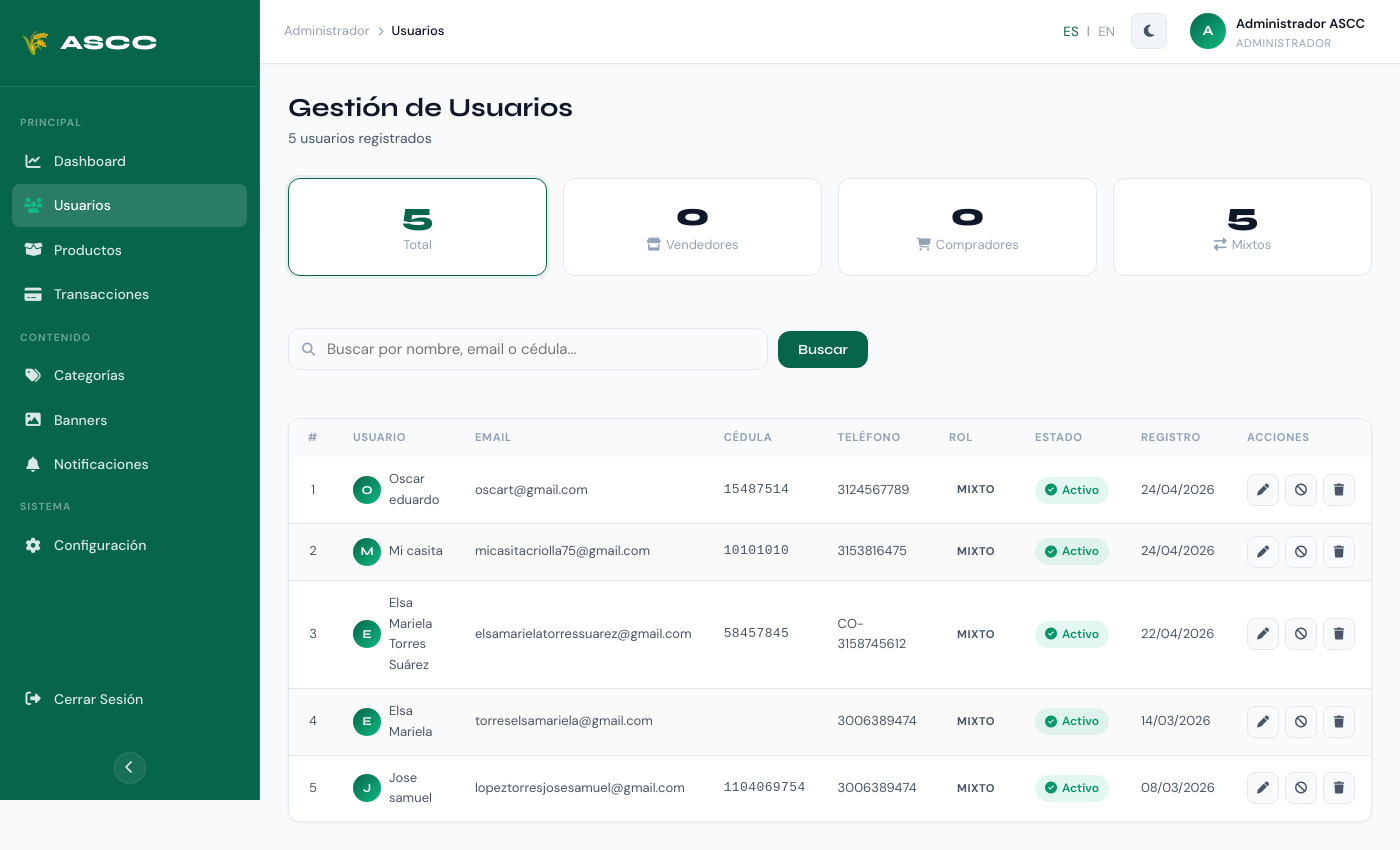
Page /admin/users.php (signed in) on the committed database.
### tables this page shows
CREATE TABLE `usuarios` (
  `id_usuario` int(11) NOT NULL,
  `nombre` varchar(100) NOT NULL,
  `apellido` varchar(100) DEFAULT NULL,
  `bio` text DEFAULT NULL,
  `email` varchar(100) NOT NULL,
  `email_verificado` tinyint(1) NOT NULL DEFAULT 0,
  `foto_perfil` varchar(255) DEFAULT NULL,
  `password` varchar(255) NOT NULL,
  `telefono` varchar(20) NOT NULL,
  `indicativo` varchar(5) NOT NULL DEFAULT '+57',
  `departamento` varchar(80) DEFAULT NULL,
  `municipio` varchar(80) DEFAULT NULL,
  `vereda` varchar(100) DEFAULT NULL,
  `notif_mensajes` tinyint(1) NOT NULL DEFAULT 1,
  `notif_ventas` tinyint(1) NOT NULL DEFAULT 1,
  `notif_visitas` tinyint(1) NOT NULL DEFAULT 0,
  `notif_promociones` tinyint(1) NOT NULL DEFAULT 0,
  `cedula` varchar(20) NOT NULL,
  `tipo_documento` enum('CC','NIT','PP','CE') NOT NULL DEFAULT 'CC',
  `rol` enum('vendedor','comprador','mixto','admin') NOT NULL DEFAULT 'vendedor',
  `estado` enum('activo','inactivo','suspendido') NOT NULL DEFAULT 'activo',
  `fecha_registro` timestamp NOT NULL DEFAULT current_timestamp()
);

### admin/users.php (the view, shortened to what the rows shown need)
<?php
$lang_code = $_SESSION['lang'] ?? $_COOKIE['ag_lang'] ?? 'es';
$lang_file = __DIR__ . "/lang/{$lang_code}.php";
$lang  = require $lang_file;
$theme = $_COOKIE['ag_theme'] ?? 'light';
$theme = in_array($theme, ['light', 'dark']) ? $theme : 'light';
require_once __DIR__ . '/../config/database.php';
$search     = trim($_GET['search'] ?? '');
$page       = max(1, (int)($_GET['page'] ?? 1));
$per_page   = 15;
$offset     = ($page - 1) * $per_page;
$where_parts = ["rol != 'admin'"];
$params      = [];
$where_sql = 'WHERE ' . implode(' AND ', $where_parts);
$params[':limit']  = $per_page;
$params[':offset'] = $offset;
$stmt = $conexion->prepare(
    "SELECT id_usuario, nombre, email, telefono, cedula, rol, estado, fecha_registro
     FROM   usuarios
     {$where_sql}
     ORDER  BY fecha_registro DESC
     LIMIT  :limit OFFSET :offset"
);
foreach ($params as $key => $val) {
    $type = ($key === ':limit' || $key === ':offset') ? PDO::PARAM_INT : PDO::PARAM_STR;
    $stmt->bindValue($key, $val, $type);
}
$stmt->execute();
$users = $stmt->fetchAll();
?>
<!DOCTYPE html>
<html lang="<?= htmlspecialchars($lang_code) ?>" data-theme="<?= htmlspecialchars($theme) ?>">
<head>
    <link rel="stylesheet" href="https://cdnjs.cloudflare.com/ajax/libs/font-awesome/6.5.0/css/all.min.css">
    <link rel="stylesheet" href="assets/css/admin-dashboard.css">
    <link rel="stylesheet" href="assets/css/admin-users.css">
</head>
<body>
    <main class="ag-main" id="agMain">
        <div class="ag-dashboard-body">
            <div class="ag-page-header">
                <div>
                    <h1 class="ag-page-header__title"><?= $lang['users_page_title'] ?></h1>
                </div>
            </div>
            <div class="ag-table-card">
                <div class="ag-table-card__body">
                    <table class="ag-table au-table">
                        <thead>
                            <tr>
                                <th>#</th>
                                <th><?= $lang['users_col_user'] ?></th>
                                <th><?= $lang['users_col_email'] ?></th>
                                <th><?= $lang['users_col_cedula'] ?></th>
                                <th><?= $lang['users_col_phone'] ?></th>
                                <th><?= $lang['users_col_role'] ?></th>
                                <th><?= $lang['users_col_status'] ?></th>
                                <th><?= $lang['users_col_registered'] ?></th>
                                <th><?= $lang['users_col_actions'] ?></th>
                            </tr>
                        </thead>
                        <tbody>
                            <?php if (empty($users)): ?>
                                <tr>
                                    <td colspan="9" class="au-empty">
                                        <i class="fas fa-users-slash"></i>
                                        <span><?= $lang['users_empty'] ?><?= $search ? ' "' . htmlspecialchars($search) . '"' : '' ?></span>
                                    </td>
                                </tr>
                            <?php else: ?>
                                <?php foreach ($users as $i => $u): ?>
                                    <tr class="<?= $u['estado'] === 'bloqueado' ? 'au-row--blocked' : '' ?>">
                                        <td class="au-table__num"><?= $offset + $i + 1 ?></td>
                                        <td>
                                            <div class="ag-table__user">
                                                <div
                                                    class="ag-avatar ag-avatar--sm <?= $u['estado'] === 'bloqueado' ? 'ag-avatar--blocked' : '' ?>">
                                                    <?= strtoupper(substr($u['nombre'], 0, 1)) ?>
                                                </div>
                                                <span><?= htmlspecialchars($u['nombre']) ?></span>
                                            </div>
                                        </td>
                                        <td class="au-table__email"><?= htmlspecialchars($u['email']) ?></td>
                                        <td class="au-table__cedula"><?= htmlspecialchars($u['cedula']) ?></td>
                                        <td><?= htmlspecialchars($u['telefono']) ?></td>
                                        <td>
                                            <span class="ag-role-badge ag-role-badge--<?= $u['rol'] ?>">
                                                <?= $lang['role_' . $u['rol']] ?? $u['rol'] ?>
                                            </span>
                                        </td>
                                        <td>
                                            <span class="au-estado-badge au-estado-badge--<?= $u['estado'] ?>">
                                                <i
                                                    class="fas <?= $u['estado'] === 'activo' ? 'fa-check-circle' : 'fa-ban' ?>"></i>
                                                <?= $u['estado'] === 'activo' ? $lang['users_status_active'] : $lang['users_status_blocked'] ?>
                                            </span>
                                        </td>
                                        <td class="au-table__date"><?= date('d/m/Y', strtotime($u['fecha_registro'])) ?></td>
                                        <td>
                                            <div class="au-actions">
                                                <button class="au-action-btn au-action-btn--edit"
                                                    title="<?= $lang['users_action_edit'] ?>" onclick="openEditModal(<?= htmlspecialchars(json_encode([
                                                                                                                            'id'       => $u['id_usuario'],
                                                                                                                            'nombre'   => $u['nombre'],
                                                                                                                            'email'    => $u['email'],
                                                                                                                            'telefono' => $u['telefono'],
                                                                                                                            'cedula'   => $u['cedula'],
                                                                                                                            'rol'      => $u['rol'],
                                                                                                                        ])) ?>)">
                                                    <i class="fas fa-pen"></i>
                                                </button>
                                                <form method="POST" style="display:inline">
                                                    <button type="submit"
                                                        class="au-action-btn <?= $u['estado'] === 'activo' ? 'au-action-btn--block' : 'au-action-btn--unblock' ?>"
                                                        title="<?= $u['estado'] === 'activo' ? $lang['users_action_block'] : $lang['users_action_unblock'] ?>"
                                                        onclick="return confirm('<?= $u['estado'] === 'activo' ? $lang['users_confirm_block'] : $lang['users_confirm_unblock'] ?> <?= addslashes($u['nombre']) ?>?')">
                                                        <i
                                                            class="fas <?= $u['estado'] === 'activo' ? 'fa-ban' : 'fa-unlock' ?>"></i>
                                                    </button>
                                                </form>
                                                <form method="POST" style="display:inline">
                                                    <button type="submit" class="au-action-btn au-action-btn--delete"
                                                        title="<?= $lang['users_action_delete'] ?>"
                                                        onclick="return confirm('⚠️ <?= $lang['users_confirm_delete'] ?> <?= addslashes($u['nombre']) ?>?\n\n<?= $lang['users_delete_warning'] ?>')">
                                                        <i class="fas fa-trash"></i>
                                                    </button>
                                                </form>
                                            </div>
                                        </td>
                                    </tr>
                                <?php endforeach; ?>
                            <?php endif; ?>
                        </tbody>
                    </table>
                </div>
            </div>
        </div>
    </main>
</body>
</html>

### rows in the picture
usuarios: i "1", nombre "O", nombre "Oscar eduardo", email "oscart@gmail.com", cedula "15487514", telefono "3124567789", rol "MIXTO", fecha_registro "24/04/2026"
usuarios: i "2", nombre "M", nombre "Mi casita", email "micasitacriolla75@gmail.com", cedula "10101010", telefono "3153816475", rol "MIXTO", fecha_registro "24/04/2026"
usuarios: i "3", nombre "E", nombre "Elsa Mariela Torres Suárez", email "elsamarielatorressuarez@gmail.com", cedula "58457845", telefono "CO-3158745612", rol "MIXTO", fecha_registro "22/04/2026"
usuarios: i "4", nombre "E", nombre "Elsa Mariela", email "torreselsamariela@gmail.com", telefono "3006389474", rol "MIXTO", fecha_registro "14/03/2026"
usuarios: i "5", nombre "J", nombre "Jose samuel", email "lopeztorresjosesamuel@gmail.com", cedula "1104069754", telefono "3006389474", rol "MIXTO", fecha_registro "08/03/2026"

### other values in the picture
$lang['nav_main'] "PRINCIPAL"
$lang['nav_dashboard'] "Dashboard"
$lang['nav_users'] "Usuarios"
$lang['nav_products'] "Productos"
$lang['nav_transactions'] "Transacciones"
$lang['nav_content'] "CONTENIDO"
$lang['nav_categories'] "Categorías"
$lang['nav_banners'] "Banners"
$lang['nav_notifications'] "Notificaciones"
$lang['nav_system'] "SISTEMA"
$lang['nav_settings'] "Configuración"
$lang['nav_logout'] "Cerrar Sesión"
$lang['admin'] "Administrador"
substr($_SESSION['username'] ?? 'A', 0, 1) "A"
$_SESSION['username'] "Administrador ASCC"
